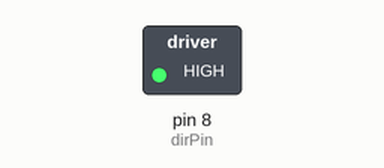
A sketch run on a simulated Arduino Uno, built with avr-gcc and run on an emulated ATmega328P. Shown: switched loads named in the sketch (green lamp = pin HIGH). Pins used as bus, display or sensor lines are not drawn.

Above: at 0.6 s.
At 4.7 s:
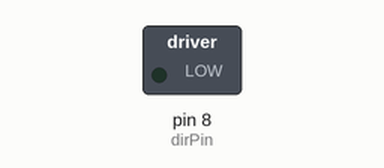
Timing chart, 0 to 6.2 s (numbered marks = the images above):
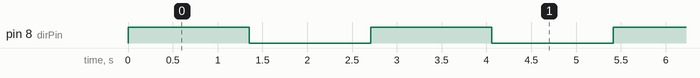

Measured:
- by itself, pin 8 (dirPin): alternates HIGH for 1.4 s and LOW for 1.4 s

The sketch:

motor_control.ino
```cpp
int dirPin = 8;
int stepperPin = 7;
void setup() {
  // put your setup code here, to run once:
  pinMode(dirPin,OUTPUT);
  pinMode(stepperPin,OUTPUT);
}

void step(boolean dir,int steps)
{
  digitalWrite(dirPin,dir);
  delay(50);
  for(int i=0;i<steps;i++){
    digitalWrite(stepperPin, HIGH);
    delayMicroseconds(800);
    digitalWrite(stepperPin, LOW);
    delayMicroseconds(800);
  }
}

void loop() {
  // put your main code here, to run repeatedly:
  step(true,500);
  delay(500);
  step(false,500);
  delay(500);
}
```
